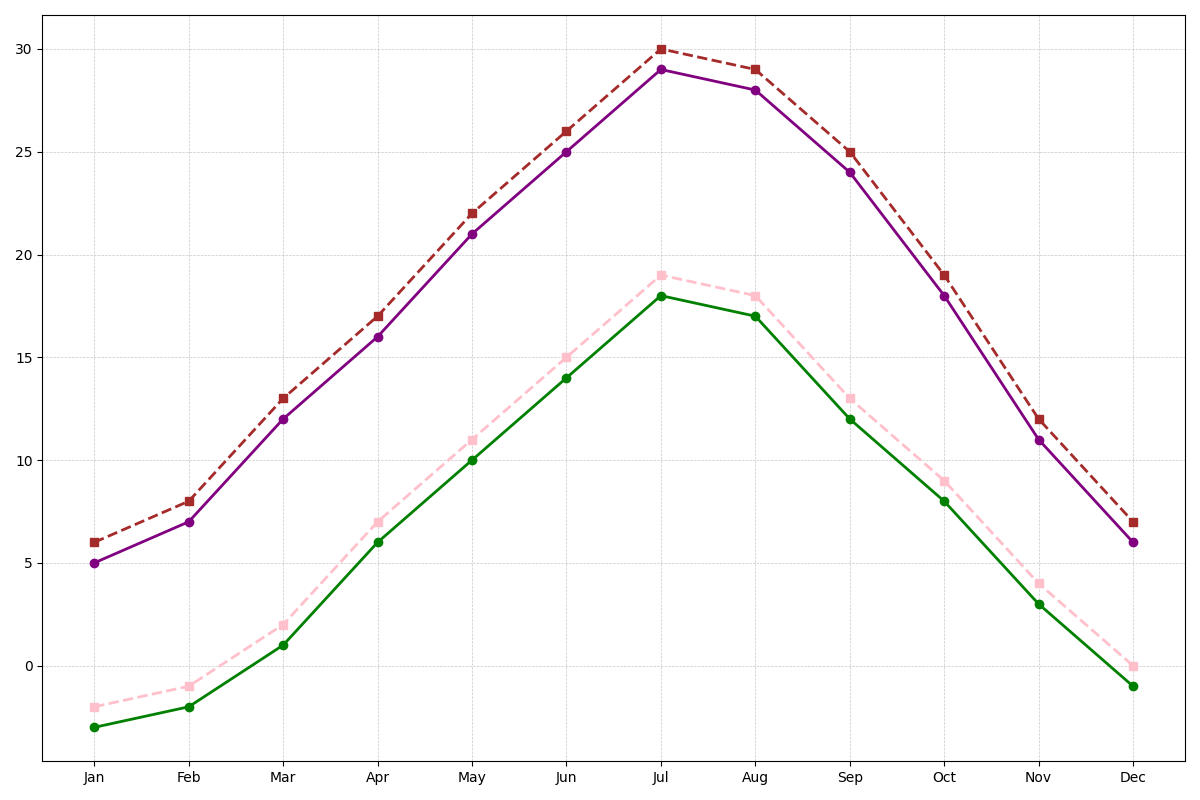

Generate this figure with Python:
import matplotlib.pyplot as plt
import numpy as np

months = np.array(["Jan", "Feb", "Mar", "Apr", "May", "Jun", "Jul", "Aug", "Sep", "Oct", "Nov", "Dec"])

max_temp_2022 = np.array([5, 7, 12, 16, 21, 25, 29, 28, 24, 18, 11, 6])
min_temp_2022 = np.array([-3, -2, 1, 6, 10, 14, 18, 17, 12, 8, 3, -1])
max_temp_2023 = np.array([6, 8, 13, 17, 22, 26, 30, 29, 25, 19, 12, 7])
min_temp_2023 = np.array([-2, -1, 2, 7, 11, 15, 19, 18, 13, 9, 4, 0])

fig, ax = plt.subplots(figsize=(12, 8))

ax.plot(months, max_temp_2022, color='purple', marker='o', linestyle='-', linewidth=2)
ax.plot(months, min_temp_2022, color='green', marker='o', linestyle='-', linewidth=2)
ax.plot(months, max_temp_2023, color='brown', marker='s', linestyle='--', linewidth=2)
ax.plot(months, min_temp_2023, color='pink', marker='s', linestyle='--', linewidth=2)

ax.grid(True, which='both', linestyle='--', linewidth=0.5, alpha=0.7)

plt.tight_layout()
plt.show()
